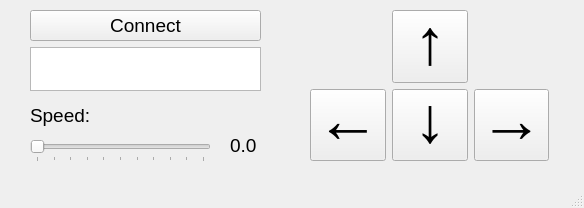
<?xml version="1.0" encoding="UTF-8"?>
<ui version="4.0">
 <class>MainWindow</class>
 <widget class="QMainWindow" name="MainWindow">
  <property name="geometry">
   <rect>
    <x>0</x>
    <y>0</y>
    <width>584</width>
    <height>208</height>
   </rect>
  </property>
  <property name="windowTitle">
   <string>Motion Controller</string>
  </property>
  <widget class="QWidget" name="centralwidget">
   <widget class="QWidget" name="gridLayoutWidget">
    <property name="geometry">
     <rect>
      <x>310</x>
      <y>10</y>
      <width>239</width>
      <height>151</height>
     </rect>
    </property>
    <layout class="QGridLayout" name="gridLayout">
     <item row="1" column="2">
      <widget class="QPushButton" name="rightButton">
       <property name="font">
        <font>
         <family>Consolas</family>
         <pointsize>48</pointsize>
         <weight>50</weight>
         <bold>false</bold>
        </font>
       </property>
       <property name="text">
        <string>→</string>
       </property>
      </widget>
     </item>
     <item row="0" column="1">
      <widget class="QPushButton" name="upButton">
       <property name="font">
        <font>
         <family>Consolas</family>
         <pointsize>48</pointsize>
         <weight>50</weight>
         <italic>false</italic>
         <bold>false</bold>
         <underline>false</underline>
         <strikeout>false</strikeout>
         <kerning>true</kerning>
        </font>
       </property>
       <property name="text">
        <string>↑</string>
       </property>
      </widget>
     </item>
     <item row="1" column="0">
      <widget class="QPushButton" name="leftButton">
       <property name="font">
        <font>
         <family>Consolas</family>
         <pointsize>48</pointsize>
         <weight>50</weight>
         <bold>false</bold>
        </font>
       </property>
       <property name="text">
        <string>←</string>
       </property>
      </widget>
     </item>
     <item row="1" column="1">
      <widget class="QPushButton" name="downButton">
       <property name="font">
        <font>
         <family>Consolas</family>
         <pointsize>48</pointsize>
         <weight>50</weight>
         <bold>false</bold>
        </font>
       </property>
       <property name="text">
        <string>↓</string>
       </property>
      </widget>
     </item>
    </layout>
   </widget>
   <widget class="QWidget" name="verticalLayoutWidget">
    <property name="geometry">
     <rect>
      <x>30</x>
      <y>10</y>
      <width>231</width>
      <height>81</height>
     </rect>
    </property>
    <layout class="QVBoxLayout" name="verticalLayout">
     <item>
      <widget class="QPushButton" name="connectButton">
       <property name="enabled">
        <bool>true</bool>
       </property>
       <property name="font">
        <font>
         <pointsize>14</pointsize>
        </font>
       </property>
       <property name="text">
        <string>Connect</string>
       </property>
       <property name="checkable">
        <bool>true</bool>
       </property>
      </widget>
     </item>
     <item>
      <widget class="QTextEdit" name="textEdit"/>
     </item>
    </layout>
   </widget>
   <widget class="QSlider" name="speedSlider">
    <property name="geometry">
     <rect>
      <x>30</x>
      <y>140</y>
      <width>181</width>
      <height>22</height>
     </rect>
    </property>
    <property name="minimum">
     <number>0</number>
    </property>
    <property name="maximum">
     <number>100</number>
    </property>
    <property name="singleStep">
     <number>1</number>
    </property>
    <property name="pageStep">
     <number>2</number>
    </property>
    <property name="orientation">
     <enum>Qt::Horizontal</enum>
    </property>
    <property name="invertedAppearance">
     <bool>false</bool>
    </property>
    <property name="invertedControls">
     <bool>false</bool>
    </property>
    <property name="tickPosition">
     <enum>QSlider::TicksBelow</enum>
    </property>
    <property name="tickInterval">
     <number>10</number>
    </property>
   </widget>
   <widget class="QLabel" name="label">
    <property name="geometry">
     <rect>
      <x>30</x>
      <y>100</y>
      <width>61</width>
      <height>31</height>
     </rect>
    </property>
    <property name="font">
     <font>
      <pointsize>14</pointsize>
     </font>
    </property>
    <property name="text">
     <string>Speed:</string>
    </property>
   </widget>
   <widget class="QLabel" name="speedValueLabel">
    <property name="geometry">
     <rect>
      <x>230</x>
      <y>130</y>
      <width>47</width>
      <height>31</height>
     </rect>
    </property>
    <property name="font">
     <font>
      <pointsize>14</pointsize>
     </font>
    </property>
    <property name="text">
     <string>0.0</string>
    </property>
   </widget>
  </widget>
  <widget class="QMenuBar" name="menubar">
   <property name="geometry">
    <rect>
     <x>0</x>
     <y>0</y>
     <width>584</width>
     <height>21</height>
    </rect>
   </property>
  </widget>
  <widget class="QStatusBar" name="statusbar"/>
 </widget>
 <resources/>
 <connections>
  <connection>
   <sender>upButton</sender>
   <signal>pressed()</signal>
   <receiver>MainWindow</receiver>
   <slot>onUpPressed()</slot>
   <hints>
    <hint type="sourcelabel">
     <x>429</x>
     <y>67</y>
    </hint>
    <hint type="destinationlabel">
     <x>291</x>
     <y>103</y>
    </hint>
   </hints>
  </connection>
  <connection>
   <sender>upButton</sender>
   <signal>released()</signal>
   <receiver>MainWindow</receiver>
   <slot>onUpReleased()</slot>
   <hints>
    <hint type="sourcelabel">
     <x>429</x>
     <y>67</y>
    </hint>
    <hint type="destinationlabel">
     <x>291</x>
     <y>103</y>
    </hint>
   </hints>
  </connection>
  <connection>
   <sender>rightButton</sender>
   <signal>pressed()</signal>
   <receiver>MainWindow</receiver>
   <slot>onRightPressed()</slot>
   <hints>
    <hint type="sourcelabel">
     <x>510</x>
     <y>145</y>
    </hint>
    <hint type="destinationlabel">
     <x>291</x>
     <y>103</y>
    </hint>
   </hints>
  </connection>
  <connection>
   <sender>leftButton</sender>
   <signal>pressed()</signal>
   <receiver>MainWindow</receiver>
   <slot>onLeftPressed()</slot>
   <hints>
    <hint type="sourcelabel">
     <x>348</x>
     <y>145</y>
    </hint>
    <hint type="destinationlabel">
     <x>291</x>
     <y>103</y>
    </hint>
   </hints>
  </connection>
  <connection>
   <sender>connectButton</sender>
   <signal>toggled(bool)</signal>
   <receiver>MainWindow</receiver>
   <slot>onConnect(bool)</slot>
   <hints>
    <hint type="sourcelabel">
     <x>145</x>
     <y>77</y>
    </hint>
    <hint type="destinationlabel">
     <x>291</x>
     <y>103</y>
    </hint>
   </hints>
  </connection>
  <connection>
   <sender>downButton</sender>
   <signal>released()</signal>
   <receiver>MainWindow</receiver>
   <slot>onDownReleased()</slot>
   <hints>
    <hint type="sourcelabel">
     <x>429</x>
     <y>145</y>
    </hint>
    <hint type="destinationlabel">
     <x>291</x>
     <y>103</y>
    </hint>
   </hints>
  </connection>
  <connection>
   <sender>downButton</sender>
   <signal>pressed()</signal>
   <receiver>MainWindow</receiver>
   <slot>onDownPressed()</slot>
   <hints>
    <hint type="sourcelabel">
     <x>429</x>
     <y>145</y>
    </hint>
    <hint type="destinationlabel">
     <x>291</x>
     <y>103</y>
    </hint>
   </hints>
  </connection>
  <connection>
   <sender>leftButton</sender>
   <signal>released()</signal>
   <receiver>MainWindow</receiver>
   <slot>onLeftReleased()</slot>
   <hints>
    <hint type="sourcelabel">
     <x>348</x>
     <y>145</y>
    </hint>
    <hint type="destinationlabel">
     <x>291</x>
     <y>103</y>
    </hint>
   </hints>
  </connection>
  <connection>
   <sender>rightButton</sender>
   <signal>released()</signal>
   <receiver>MainWindow</receiver>
   <slot>onRightReleased()</slot>
   <hints>
    <hint type="sourcelabel">
     <x>510</x>
     <y>145</y>
    </hint>
    <hint type="destinationlabel">
     <x>291</x>
     <y>103</y>
    </hint>
   </hints>
  </connection>
  <connection>
   <sender>speedSlider</sender>
   <signal>valueChanged(int)</signal>
   <receiver>MainWindow</receiver>
   <slot>onSliderValueChanged(int)</slot>
   <hints>
    <hint type="sourcelabel">
     <x>109</x>
     <y>171</y>
    </hint>
    <hint type="destinationlabel">
     <x>291</x>
     <y>103</y>
    </hint>
   </hints>
  </connection>
 </connections>
 <slots>
  <slot>onUpPressed()</slot>
  <slot>onUpReleased()</slot>
  <slot>onDownReleased()</slot>
  <slot>onLeftReleased()</slot>
  <slot>onRightReleased()</slot>
  <slot>onDownPressed()</slot>
  <slot>onLeftPressed()</slot>
  <slot>onRightPressed()</slot>
  <slot>onConnect(bool)</slot>
  <slot>onSliderValueChanged(int)</slot>
 </slots>
</ui>
